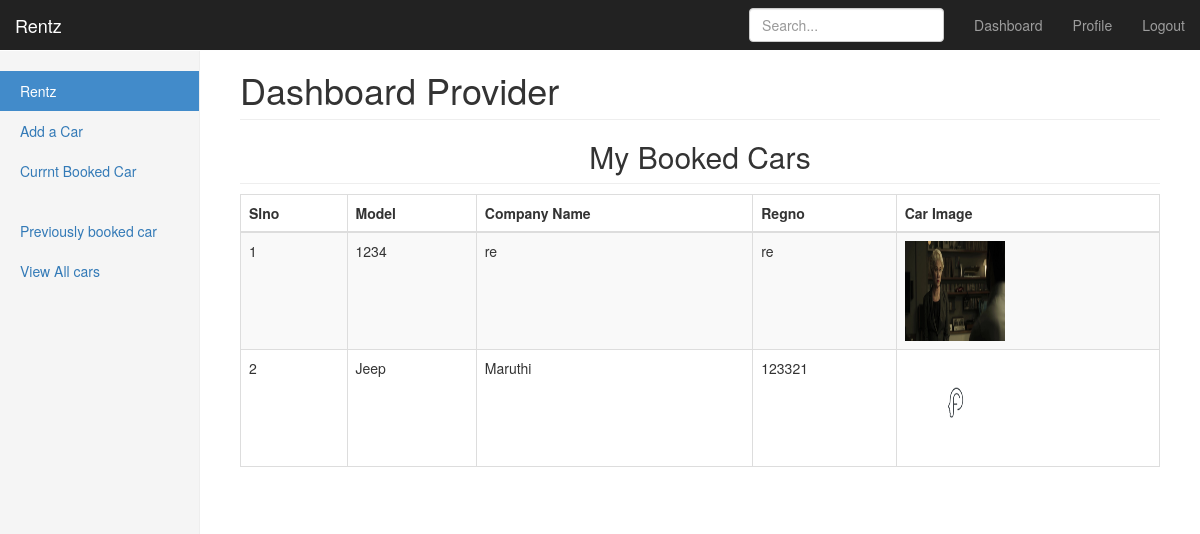
Page /customer/p.index.php?d=4 (signed in) on the earlier database version.
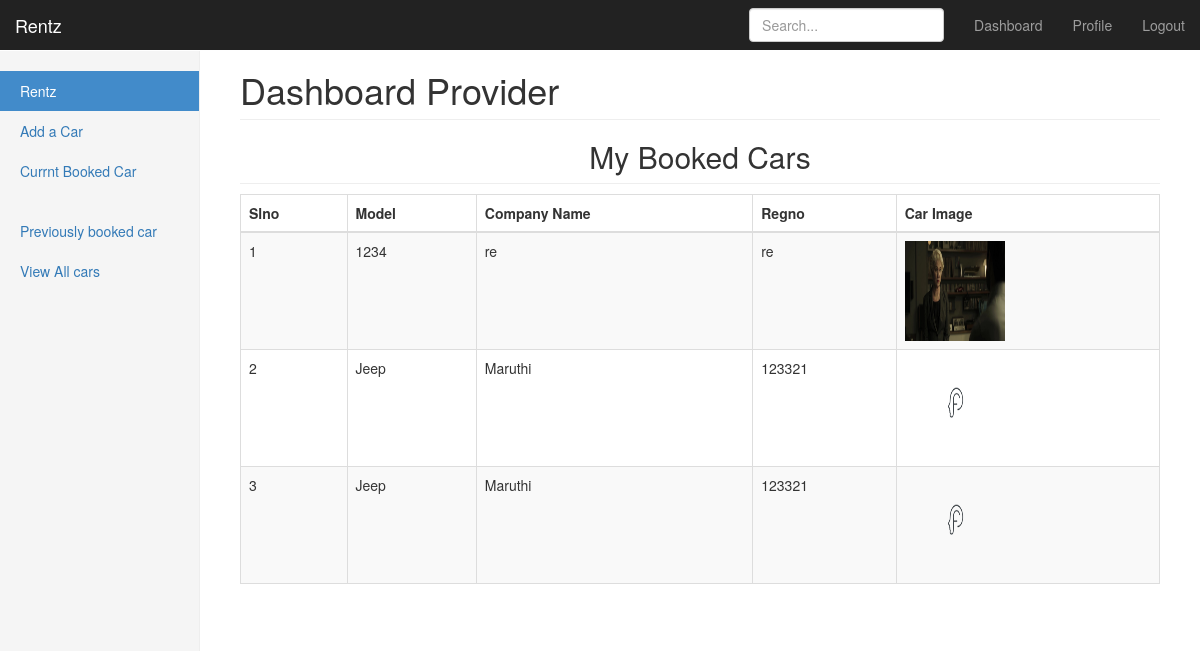
Same page on the later database version.
### tables this page shows
CREATE TABLE IF NOT EXISTS `tbl_cars` (
  `id` int(11) NOT NULL AUTO_INCREMENT,
  `car_pro_id` varchar(250) NOT NULL,
  `car_company_name` varchar(256) NOT NULL,
  `car_rcbook` varchar(256) NOT NULL,
  `car_model` varchar(256) NOT NULL,
  `car_colour` varchar(100) NOT NULL,
  `car_model_year` varchar(100) NOT NULL,
  `car_seat_capacity` int(11) NOT NULL,
  `car_catagory` varchar(100) NOT NULL,
  `car_policy_expdate` varchar(100) NOT NULL,
  `car_image` varchar(256) NOT NULL,
  `car_ac` tinyint(1) NOT NULL,
  `car_at` tinyint(1) NOT NULL,
  `car_music` tinyint(1) NOT NULL,
  `car_regno` varchar(256) NOT NULL,
  `car_milage` int(11) NOT NULL,
  `car_sts` int(11) NOT NULL,
  `car_charge` int(11) NOT NULL,
  PRIMARY KEY (`id`),
  KEY `car_pro_id` (`car_pro_id`)
);

### config.php (called while the page is built, shortened)
<?php
$connection = mysqli_connect('localhost', 'root', '');
$select_db = mysqli_select_db($connection, 'rentz');
?>

### data/data_functions.php (called while the page is built, shortened)
<?php
include_once('../config.php');
function get_all_booked_carsid_by_provider($cid)
{	include('../config.php');
	$a=0;
	$typ=array();
	$sql="SELECT DISTINCT tbl_cars.id,tbl_cars.car_company_name,tbl_cars.car_model,tbl_cars.car_regno,tbl_cars.car_image FROM tbl_cars RIGHT OUTER JOIN tbl_booking ON tbl_cars.id = tbl_booking.cars_id WHERE tbl_cars.car_pro_id = '$cid'";
	$result=mysqli_query($connection,$sql);
	while($row=mysqli_fetch_array($result))
	{
		$typ[$a]=array();
		$typ[$a]['id']=$row['id'];
		$typ[$a]['car_company_name']=stripslashes($row['car_company_name']);
		$typ[$a]['car_model']=stripslashes($row['car_model']);
		$typ[$a]['car_regno']=stripslashes($row['car_regno']);
		$typ[$a]['car_image']=stripslashes($row['car_image']);
	$a++;
	}
	return $typ;
}
?>

### customer/currentbooked_cars.php (the view)
<?php
include('../data/data_functions.php');
$UNM= $_SESSION['username'];
$carid=get_all_booked_carsid_by_provider($UNM);
$pCnt=count($carid);
?>
<table id="example1" class="table table-bordered table-striped">
    <thead>
      <tr>
        <th>Slno</th>
        <th>Model</th>
        <th>Company Name</th>
        <th>Regno</th>
        <th>Car Image</th>
      </tr>
    </thead>
    <tbody>
   <?php  for($a=0;$a<$pCnt;$a++){?>
      <tr>
      	<td class="center"><?php echo $a+1; ?></td>
        <td><?php echo $carid[$a]['car_model']; ?></td>
        <td><?php echo $carid[$a]['car_company_name']; ?></td>
         <td><?php echo $carid[$a]['car_regno']; ?></td>
        <td class="center"> <img src="../<?php echo $carid[$a]['car_image']; ?>" width="100" height="100" alt="Loading...."></td>
      </tr>
      <?php }?>
	</tbody>
</table>

Differences in the rows shown:
now on this page (row edited): tbl_cars: car_model "Jeep", car_company_name "Maruthi", car_regno "123321", car_image (picture)
